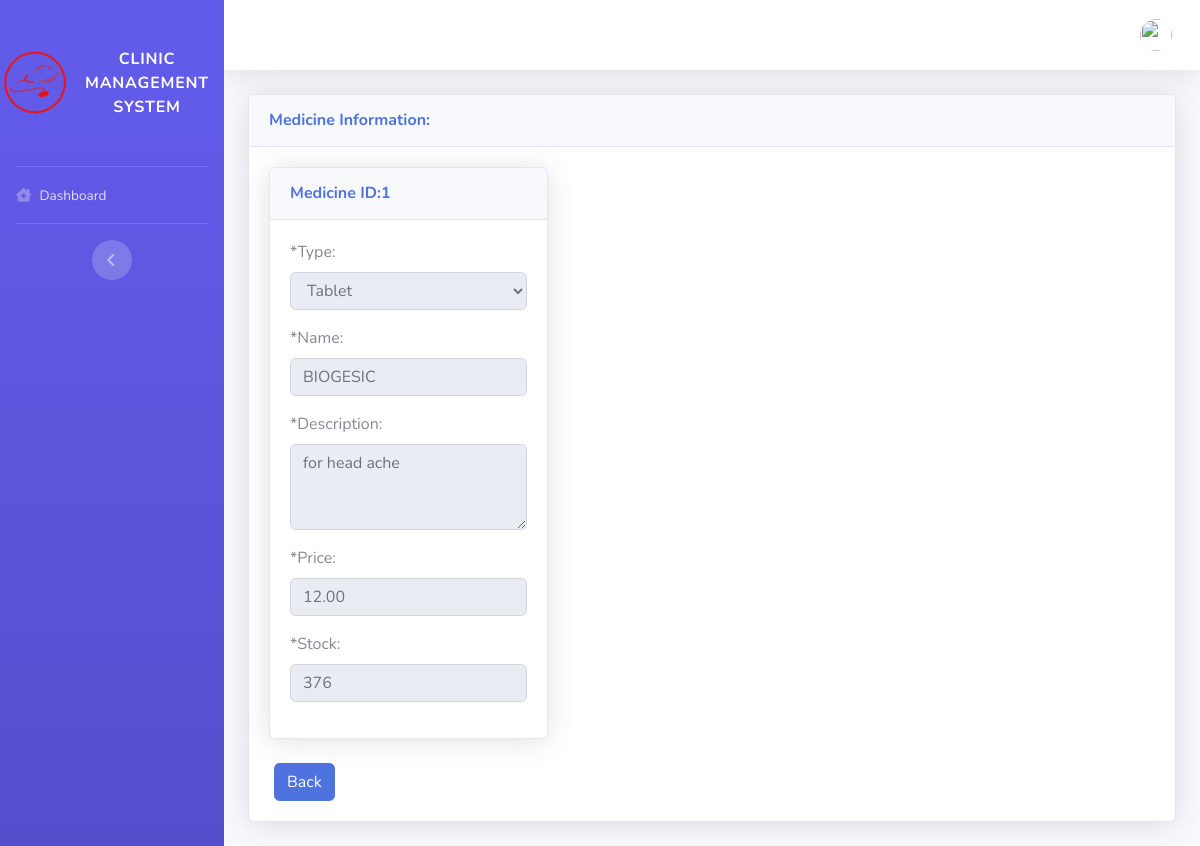
Page /pages/admin/view_medicine.php?&id=1 on the committed database.
### tables this page shows
CREATE TABLE `tbl_medicine` (
  `id` int(11) NOT NULL,
  `type` enum('tablet','capsule','bottle') DEFAULT NULL,
  `name` varchar(255) DEFAULT NULL,
  `description` text DEFAULT NULL,
  `create_date` datetime DEFAULT current_timestamp(),
  `price` decimal(18,2) DEFAULT NULL
);

### config/functions.php (called while the page is built, shortened)
<?php
function query($sql)
{
  return mysqli_query($_SESSION['conn'], $sql);
}
function get_one($sql)
{
  $excute = query($sql);
  return mysqli_fetch_object($excute);
}

### pages/admin/view_medicine.php (the view, shortened to what this page needs)
<?php
include_once('../layout/header.php');
?>
<div class="container-fluid">
    <div class="card shadow mb-4">
        <div class="card-header py-3">
<?php
extract($_GET);
$medicine = get_one("select m.*,sum(ifnull(ms.stock,0)) as stock from tbl_medicine m left join tbl_medicine_stock ms on ms.medicine_id = m.id  where m.id = $id group by m.id");
 ?>
            <h6 class="m-0 font-weight-bold text-primary">
                Medicine Information:
            </h6>
        </div>
            <div class="card-body">
<div class="row">
    <div class="col-md-4">
<div class="card shadow mb-4">
    <div class="card-header py-3">
     <h6 class="m-0 font-weight-bold text-primary">Medicine ID:<?= $id ?></h6>
    </div>
    <div class="card-body">
                            <form action="" method="post">
     <div class="row">
                                    <div class="col-md-12">
                                        <div class="form-row">
                                            <div class="form-group col-md-12">
                                                <label>*Type:</label>
                                                <select name="type" id="type" class="form-control" disabled>
                                                    <option value="Tablet" <?= $medicine->type == 'Tablet' ? 'selected' : '' ?>>Tablet</option>
                                                </select>
                                            </div>
                                        </div>
                                        <div class="form-row">
                                            <div class="form-group col-md-12">
                                                <label>*Name:</label>
                                                <input type="text" name="name" class="form-control text-uppercase" value="<?= $medicine->name ?>" disabled>
                                            </div>
                                        </div>
                                        <div class="form-row">
                                            <div class="form-group col-md-12">
                                                <label>*Description:</label>
                                                <textarea name="description" class="form-control" id="" cols="3" rows="3" disabled><?= $medicine->description ?></textarea>
                                            </div>
                                        </div>
                                        <div class="form-row">
                                            <div class="form-group col-md-12">
                                                <label>*Price:</label>
                                                <input type="number" name="price" class="form-control text-uppercase" value="<?= $medicine->price ?>" disabled>
                                            </div>
                                        </div>
                                        <div class="form-row">
                                            <div class="form-group col-md-12">
                                                <label>*Stock:</label>
                                                <input type="number" name="price" class="form-control text-uppercase" value="<?= $medicine->stock ?>" disabled>
                                            </div>
                                        </div>
                                    </div>
                                </div>
    </div>
</div>
    </div>
</div>
                            <div class="d-flex">
                                <a style="margin-left:5px" href="list_medicine.php" type="button" class="btn btn-primary">Back</a>
                            </div>
                <?php
                include_once('../layout/footer.php');
                ?>

### rows in the picture
tbl_medicine: name "Biogesic", description "for head ache", price "12.00"

### other values in the picture
$id "1"
